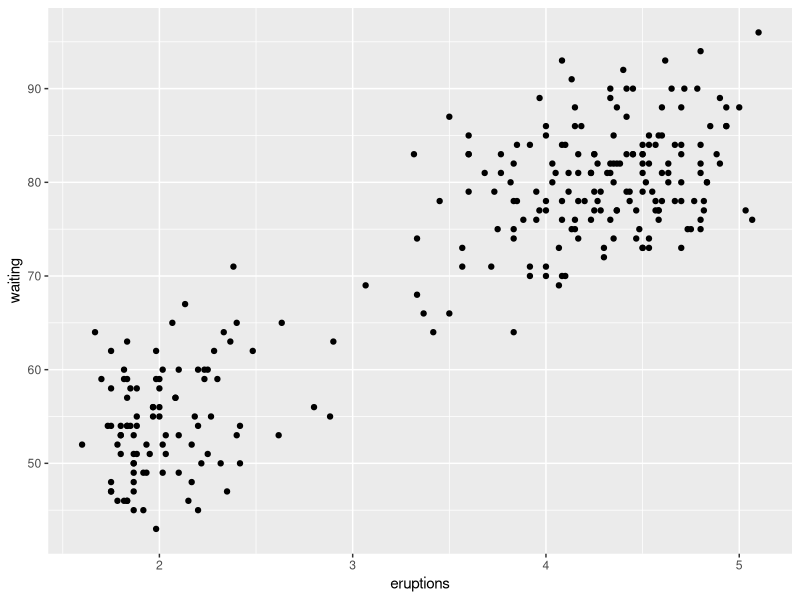
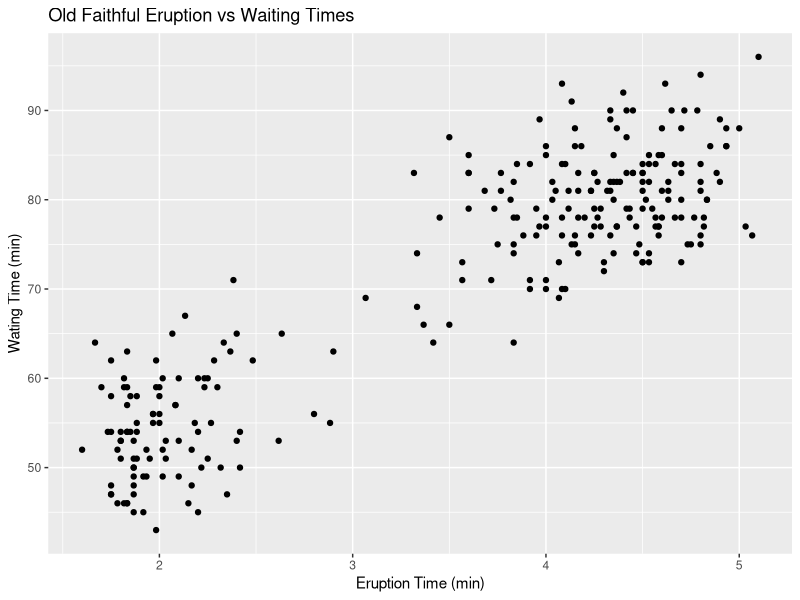
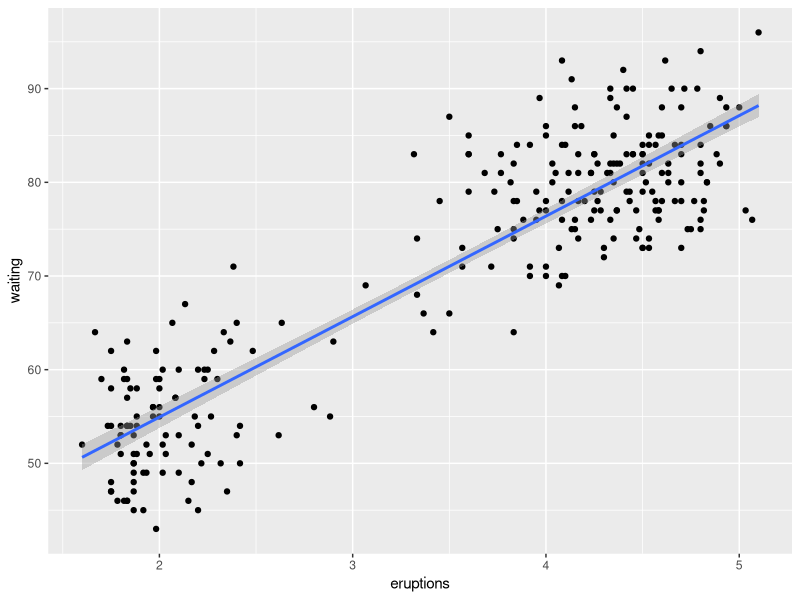
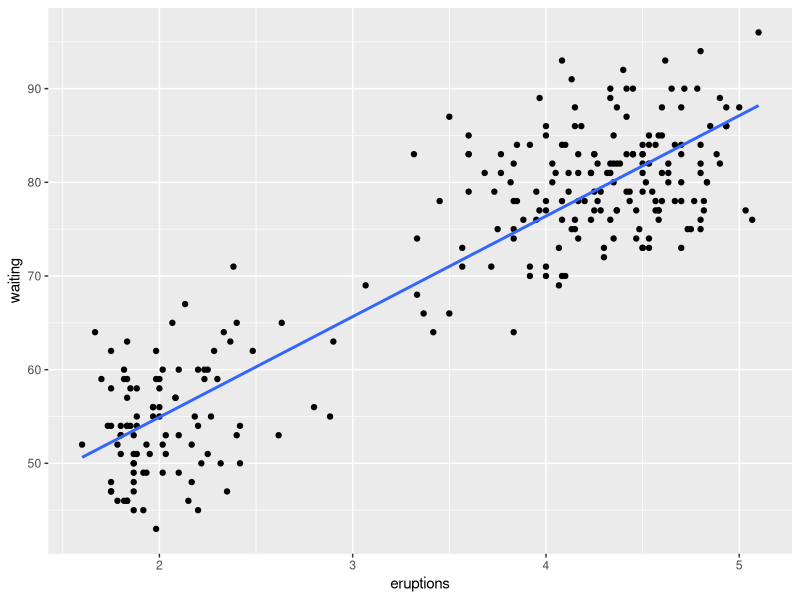
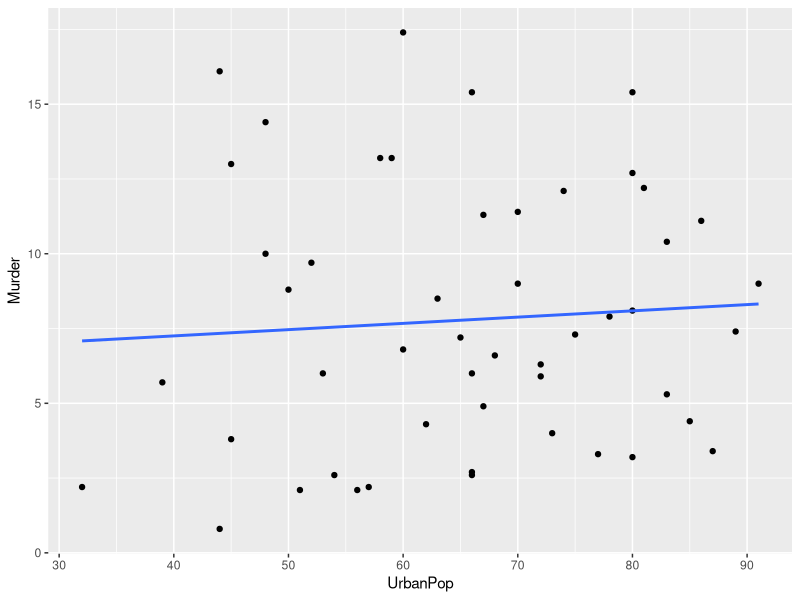

Write R code to recreate these figures, in order.
library(ggplot2)

d <- ggplot(faithful, aes(x = eruptions, y = waiting))

d + geom_point()
#plot title update 

d + geom_point() + ggtitle("Old Faithful Eruption vs Waiting Times") +
  xlab("Eruption Time (min)") + ylab("Wating Time (min)")
#linela model 


#plot for the visual 
d + geom_point() + geom_smooth(method=lm)

#Eruption Lineal #1 no gray 
d + geom_point() + geom_smooth(method=lm, se=FALSE)


#Eruption Lineal Color change 
geom_smooth(method=lm, se=FALSE, color = "goldenrod2")


#little corelations samples 

d <- ggplot(USArrests, aes(x = UrbanPop, y = Murder))
d + geom_point() + geom_smooth(method=lm, se=FALSE)


